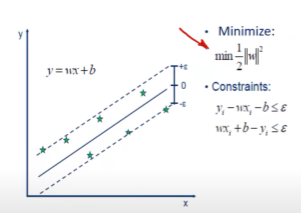
#> input picture Machine Learning/Support Vector Machine/Linear SVM/images/svr3.png, 301 x 213 px, found by its file name
$ jupyter execute --allow-errors regression.ipynb
#> lines starting #> are read from the running program, lines starting #| are printed output that depends on the picture
1. [Linear SVM](#linear-svm)

#### Linear SVM:
- the data points are linearly separable
- we build an 'ε' epsilon in-sensitive tube
ensure most of the points are within the epsilon tube

```Choose value of Epsilon 'ε'```:
- prior knowledge of the data
- cross validation (CV)
- note:
    - the 'ε' value is chosen before training

```Hard margin```:
- no data point is allowed to lie outside of the epsilon tube
- when outliers are present, the initially fit epsilon tube is re-adjusted to satisfy the outlier
- if outliers are extreme, the model becomes impossible to fit a smooth regression function
- for practical datasets, SVR Hard Margin is not recommended

```Optimization Factor for Hard Margin```:
- ```Minimize (|w|)^2/2```

```Prediction for Hard Margin```:
- ```f(x) = W.Xnew + b```

[cell 1]
from PIL import Image
from IPython.display import display

img = Image.open('images/svr3.png')
#> img is the input picture: PIL image 301x213 RGBA; mean R, G, B, A 245.7, 246.1, 247.2, 255
new_image = img.resize((520, 350))
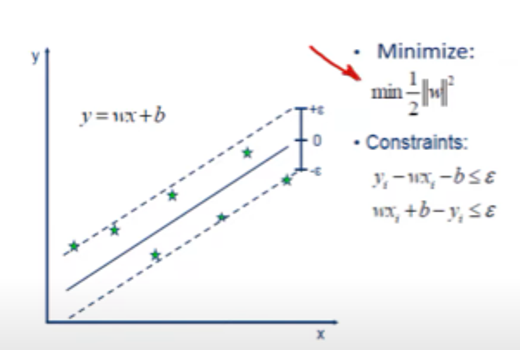
#> new_image: PIL image 520x350 RGBA; mean R, G, B, A 245.6, 246.1, 247.2, 255
display(new_image)

```Soft Margin```:
- preferred choice when outliers exist in the dataset
- it allows for outlier data points to be present in the dataset and epsilon insensitive tube is not re-adjusted
- generalization of the model capturing the underlying data pattern help to build a better model with accurate prediction
- the number of outlier data points is controlled by a hyperparameter C
- the outlier data points are slack variables which are used to calculate the errors in terms of hinge loss by penalizing and minimize it

```Optimization factor for Soft Margin```:
- ```C``` = number of errors/outlier data points
    - C is the cost parameter which is inversely related regularization
    - value of C should neither be small or large, bias-variance trade off
- ```ε, ε*``` = value of the errors
    - also called as slack variables
    - represented by hinge loss
    - ```ε``` = outlier data points that lie outside the upper bound of the epsilon tube
    - ```ε*``` = outlier data points that lie outside the lower bound of the epsilon tube
    - called the L1 norm

```Prediction for Soft Margin```:
- ```f(x) = W.Xnew + b```

[cell 2]
from PIL import Image
from IPython.display import display

#> (the rest of this cell did not finish here and is left out)

- ```↓``` C value, ```↑``` margin, ```↑``` regularizaton, ```↑``` bias, ```↓``` variance, underfitting
- ```↑``` C value, ```↓``` margin, ```↓``` regularizaton, ```↑``` variance, ```↓``` bias, overfitting

[cell 3]
from PIL import Image
from IPython.display import display

img = Image.open('images/c.png')
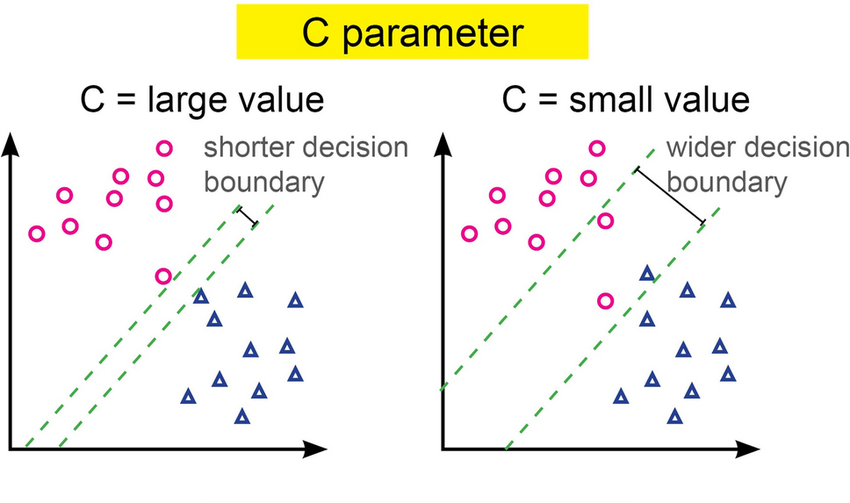
#> input picture Machine Learning/Support Vector Machine/Linear SVM/Classification/images/c.png, 850 x 503 px, found by its file name
#> img is the input picture: PIL image 850x503 RGBA; mean R, G, B, A 244.4, 243, 234.2, 255
new_image = img.resize((470, 275))
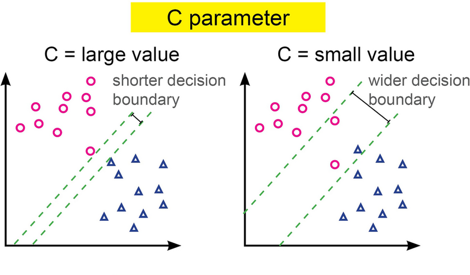
#> new_image: PIL image 470x275 RGBA; mean R, G, B, A 244.3, 242.9, 234.1, 255
display(new_image)
